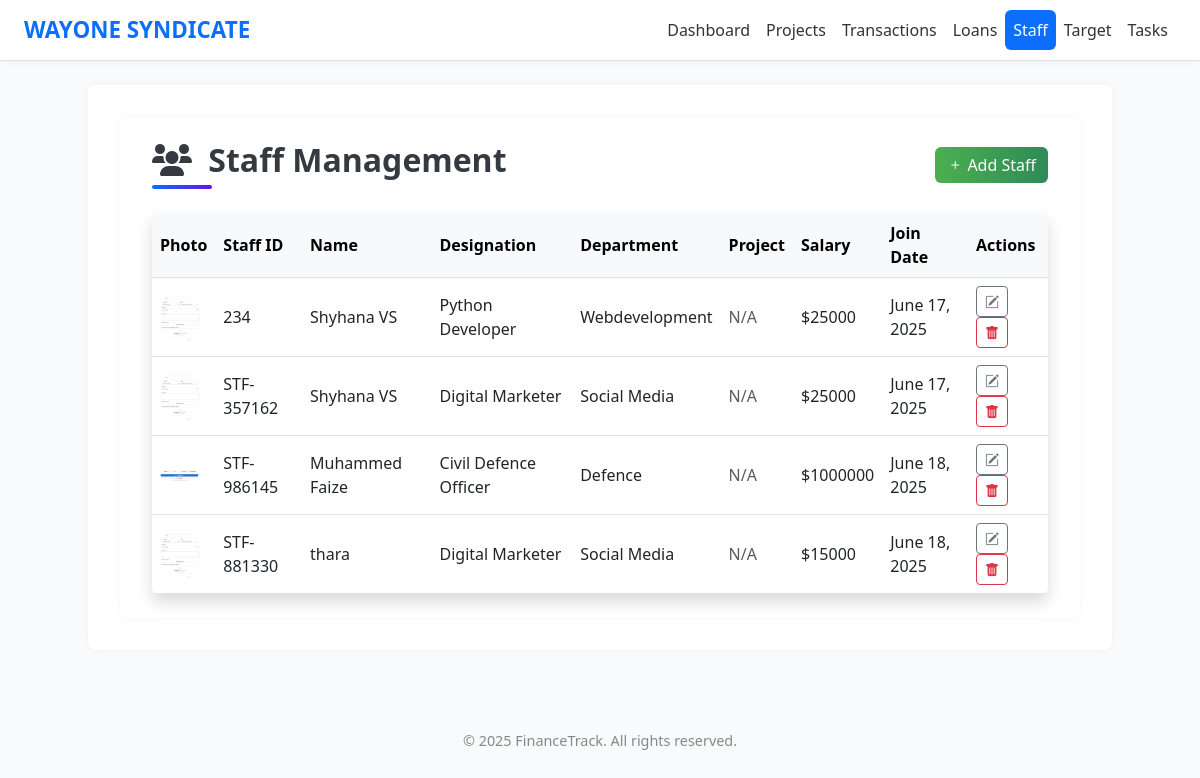
Page /staff/ on the committed database.
### app1/models.py (models this page shows, shortened)
class Staff(models.Model):
    user = models.OneToOneField(User, on_delete=models.CASCADE,null=True, blank=True)
    staff_id = models.CharField(max_length=20, unique=True)
    name = models.CharField(max_length=100)
    photo = models.ImageField(upload_to='staff_photos/', blank=True, null=True)
    designation = models.CharField(max_length=100)
    department = models.CharField(max_length=100)
    project = models.ForeignKey(Project, on_delete=models.SET_NULL, null=True, blank=True)
    salary = models.DecimalField(max_digits=10, decimal_places=2)
    date_of_join = models.DateField()

### app1/views.py (the view, shortened to what this page needs)
# urls.py: path('staff/', views.staff_list, name='staff_list'),
def staff_list(request):
    staff_list = Staff.objects.all()
    project_list = Project.objects.all()
    form = StaffForm()
    return render(request, 'staff_list.html', {
        'staff_list': staff_list,
        'project_list': project_list,
        'form': form,
    })

### app1/models.py (called while the page is built)
    def __str__(self):
        return self.name

### templates/staff_list.html (shortened to what this page needs)
{% extends 'base.html' %}
{% load static %}
{% block content %}
<div class="container py-4">
  <div class="d-flex justify-content-between align-items-center mb-4">
    <h2 class="page-title mb-3 mb-md-0">
  <i class="fas fa-users me-2"></i> Staff Management
</h2>
    <button class="btn btn-primary" data-bs-toggle="modal" data-bs-target="#addStaffModal">
      <i class="bi bi-plus"></i> Add Staff
    </button>
  </div>
  <div class="table-responsive shadow rounded bg-white">
    <table class="table table-hover align-middle mb-0">
      <thead class="table-light">
        <tr>
          <th>Photo</th><th>Staff ID</th><th>Name</th><th>Designation</th>
          <th>Department</th><th>Project</th><th>Salary</th><th>Join Date</th><th>Actions</th>
        </tr>
      </thead>
      <tbody>
        {% for staff in staff_list %}
        <tr>
          <td>{% if staff.photo %}<img src="{{ staff.photo.url }}" width="40" height="40" class="rounded-circle">{% else %}-{% endif %}</td>
          <td>{{ staff.staff_id }}</td>
          <td>{{ staff.name }}</td>
          <td>{{ staff.designation }}</td>
          <td>{{ staff.department }}</td>
          <td>{% if staff.project %}{{ staff.project.name }}{% else %}<span class="text-muted">N/A</span>{% endif %}</td>
          <td>${{ staff.salary|floatformat:0 }}</td>
          <td>{{ staff.date_of_join }}</td>
          <td>
            <button class="btn btn-sm btn-outline-secondary" data-bs-toggle="modal" data-bs-target="#editStaffModal{{ staff.id }}">
              <i class="bi bi-pencil-square"></i>
            </button>
            <a href="{% url 'delete_staff' staff.id %}" class="btn btn-sm btn-outline-danger" onclick="return confirm('Delete this staff member?');"><i class="bi bi-trash-fill"></i></a>
          </td>
        </tr>
        {% endfor %}
      </tbody>
    </table>
  </div>
</div>
{% endblock %}

### templates/base.html (style rules this page uses)
body { background-color: #f9fafb; font-family: 'Segoe UI', sans-serif; }
.container { background: white; padding: 2rem; border-radius: 0.5rem; box-shadow: 0 0 8px rgba(0,0,0,0.04); }
.btn-primary { background-color: #0d6efd; border: none; }

### templates/staff_list.html (style rules this page uses)
.page-title { font-weight: 600; font-size: 2rem; color: #343a40; position: relative; padding-bottom: 10px; }
.page-title::after { content: ''; position: absolute; left: 0; bottom: 0; width: 60px; height: 4px; background: linear-gradient(90deg, #0d6efd, #6610f2); border-radius: 2px; }
.table th, .table td { vertical-align: middle; }
.btn-primary { background: linear-gradient(to right, #4CAF50, #2E8B57); border: none; }

### rows in the picture
Staff: photo (picture), staff_id "234", name "Shyhana VS", designation "Python Developer", department "Webdevelopment", shows "N/A", salary "25000", date_of_join "June 17, 2025"
Staff: photo (picture), staff_id "STF-357162", name "Shyhana VS", designation "Digital Marketer", department "Social Media", shows "N/A", salary "25000", date_of_join "June 17, 2025"
Staff: photo (picture), staff_id "STF-986145", name "Muhammed Faize", designation "Civil Defence Officer", department "Defence", shows "N/A", salary "1000000", date_of_join "June 18, 2025"
Staff: photo (picture), staff_id "STF-881330", name "thara", designation "Digital Marketer", department "Social Media", shows "N/A", salary "15000", date_of_join "June 18, 2025"

### other values in the picture
{{ year|default:"2025" }} "2025"
